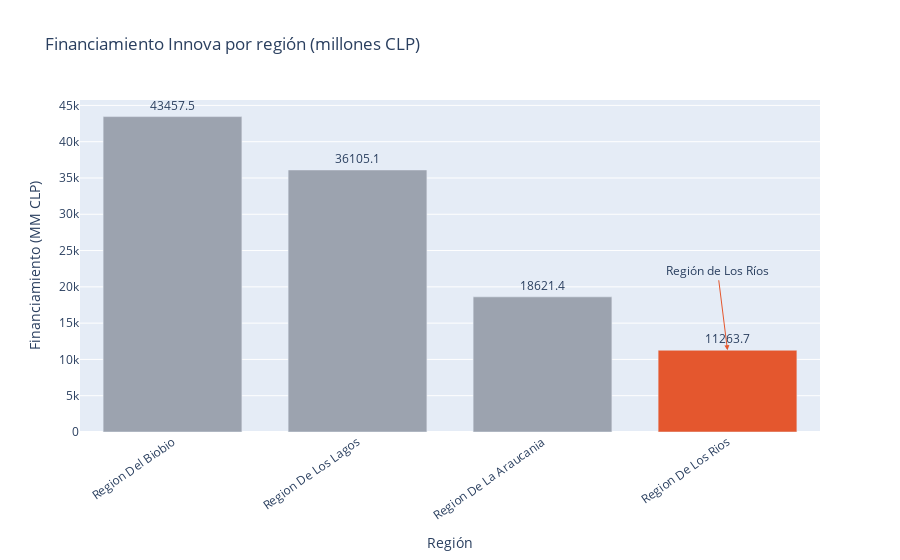

Notebook cell for this chart:
### Markdown cell above
# 4. Visual comparativa de barras: Los Ríos vs otras regiones
Se grafica el financiamiento total aprobado por región, ordenado de mayor a menor, aplicando un color exclusivo para Los Ríos y anotaciones que resalten su posición relativa.

### Code cell
bar_df = region_summary.copy()
bar_df["color"] = np.where(bar_df["es_los_rios"], PALETTE["los_rios"], PALETTE["otras"])

fig_bar = go.Figure(
    go.Bar(
        x=bar_df["Region_Normalizada"],
        y=bar_df["total_innova_mm"],
        marker_color=bar_df["color"],
        text=bar_df["total_innova_mm"].round(1),
        textposition="outside",
        hovertemplate=(
            "Región: %{x}<br>Financiamiento: %{y:.1f} MM CLP<br>Proyectos: %{customdata}"
        ),
        customdata=bar_df["proyectos"],
    )
)

los_rios_rank = bar_df.index[bar_df["es_los_rios"].values][0]
los_rios_value = bar_df.loc[los_rios_rank, "total_innova_mm"]
los_rios_region = bar_df.loc[los_rios_rank, "Region_Normalizada"]

fig_bar.add_annotation(
    x=los_rios_region,
    y=los_rios_value,
    text="Región de Los Ríos",
    showarrow=True,
    arrowcolor=PALETTE["los_rios"],
    arrowhead=2,
    ay=-80,
)

fig_bar.update_layout(
    title="Financiamiento Innova por región (millones CLP)",
    xaxis_title="Región",
    yaxis_title="Financiamiento (MM CLP)",
    xaxis_tickangle=-35,
    bargap=0.25,
)

fig_bar.show()

### Figure 1 — Plotly figure (JSON) as saved in the notebook; plotly's stock layout.template omitted (floating-point values rounded to 4 significant figures)
{"data": [{"customdata": [662, 637, 380, 194], "hovertemplate": "Región: %{x}<br>Financiamiento: %{y:.1f} MM CLP<br>Proyectos: %{customdata}", "marker": {"color": ["#9CA3AF", "#9CA3AF", "#9CA3AF", "#E4572E"]}, "text": [43460.0, 36110.0, 18620.0, 11260.0], "textposition": "outside", "type": "bar", "x": ["Region Del Biobio", "Region De Los Lagos", "Region De La Araucania", "Region De Los Rios"], "y": [43460.0, 36110.0, 18620.0, 11260.0]}], "layout": {"annotations": [{"arrowcolor": "#E4572E", "arrowhead": 2, "ay": -80, "showarrow": true, "text": "Región de Los Ríos", "x": "Region De Los Rios", "y": 11260.0}], "bargap": 0.25, "title": {"text": "Financiamiento Innova por región (millones CLP)"}, "xaxis": {"tickangle": -35, "title": {"text": "Región"}}, "yaxis": {"title": {"text": "Financiamiento (MM CLP)"}}}}
